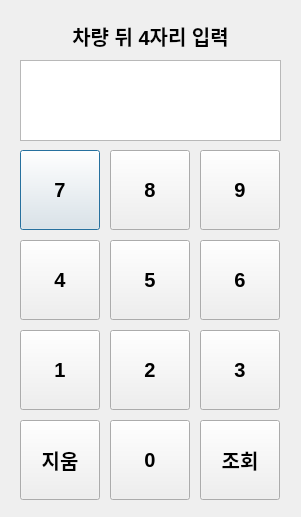
<?xml version="1.0" encoding="UTF-8"?>
<ui version="4.0">
 <class>Dialog</class>
 <widget class="QDialog" name="Dialog">
  <property name="geometry">
   <rect>
    <x>0</x>
    <y>0</y>
    <width>301</width>
    <height>517</height>
   </rect>
  </property>
  <property name="windowTitle">
   <string>Dialog</string>
  </property>
  <widget class="QTextEdit" name="car_number_text">
   <property name="geometry">
    <rect>
     <x>20</x>
     <y>60</y>
     <width>261</width>
     <height>81</height>
    </rect>
   </property>
  </widget>
  <widget class="QPushButton" name="button7">
   <property name="geometry">
    <rect>
     <x>20</x>
     <y>150</y>
     <width>80</width>
     <height>80</height>
    </rect>
   </property>
   <property name="font">
    <font>
     <pointsize>15</pointsize>
     <weight>75</weight>
     <bold>true</bold>
    </font>
   </property>
   <property name="text">
    <string>7</string>
   </property>
  </widget>
  <widget class="QLabel" name="titleB">
   <property name="geometry">
    <rect>
     <x>20</x>
     <y>20</y>
     <width>261</width>
     <height>31</height>
    </rect>
   </property>
   <property name="font">
    <font>
     <pointsize>15</pointsize>
     <weight>75</weight>
     <bold>true</bold>
    </font>
   </property>
   <property name="text">
    <string>차량 뒤 4자리 입력</string>
   </property>
   <property name="alignment">
    <set>Qt::AlignCenter</set>
   </property>
  </widget>
  <widget class="QPushButton" name="button8">
   <property name="geometry">
    <rect>
     <x>110</x>
     <y>150</y>
     <width>80</width>
     <height>80</height>
    </rect>
   </property>
   <property name="font">
    <font>
     <pointsize>15</pointsize>
     <weight>75</weight>
     <bold>true</bold>
    </font>
   </property>
   <property name="text">
    <string>8</string>
   </property>
  </widget>
  <widget class="QPushButton" name="button9">
   <property name="geometry">
    <rect>
     <x>200</x>
     <y>150</y>
     <width>80</width>
     <height>80</height>
    </rect>
   </property>
   <property name="font">
    <font>
     <pointsize>15</pointsize>
     <weight>75</weight>
     <bold>true</bold>
    </font>
   </property>
   <property name="text">
    <string>9</string>
   </property>
  </widget>
  <widget class="QPushButton" name="button6">
   <property name="geometry">
    <rect>
     <x>200</x>
     <y>240</y>
     <width>80</width>
     <height>80</height>
    </rect>
   </property>
   <property name="font">
    <font>
     <pointsize>15</pointsize>
     <weight>75</weight>
     <bold>true</bold>
    </font>
   </property>
   <property name="text">
    <string>6</string>
   </property>
  </widget>
  <widget class="QPushButton" name="button4">
   <property name="geometry">
    <rect>
     <x>20</x>
     <y>240</y>
     <width>80</width>
     <height>80</height>
    </rect>
   </property>
   <property name="font">
    <font>
     <pointsize>15</pointsize>
     <weight>75</weight>
     <bold>true</bold>
    </font>
   </property>
   <property name="text">
    <string>4</string>
   </property>
  </widget>
  <widget class="QPushButton" name="button5">
   <property name="geometry">
    <rect>
     <x>110</x>
     <y>240</y>
     <width>80</width>
     <height>80</height>
    </rect>
   </property>
   <property name="font">
    <font>
     <pointsize>15</pointsize>
     <weight>75</weight>
     <bold>true</bold>
    </font>
   </property>
   <property name="text">
    <string>5</string>
   </property>
  </widget>
  <widget class="QPushButton" name="button3">
   <property name="geometry">
    <rect>
     <x>200</x>
     <y>330</y>
     <width>80</width>
     <height>80</height>
    </rect>
   </property>
   <property name="font">
    <font>
     <pointsize>15</pointsize>
     <weight>75</weight>
     <bold>true</bold>
    </font>
   </property>
   <property name="text">
    <string>3</string>
   </property>
  </widget>
  <widget class="QPushButton" name="buttonconfirm">
   <property name="geometry">
    <rect>
     <x>200</x>
     <y>420</y>
     <width>80</width>
     <height>80</height>
    </rect>
   </property>
   <property name="font">
    <font>
     <pointsize>15</pointsize>
     <weight>75</weight>
     <bold>true</bold>
    </font>
   </property>
   <property name="text">
    <string>조회</string>
   </property>
  </widget>
  <widget class="QPushButton" name="button1">
   <property name="geometry">
    <rect>
     <x>20</x>
     <y>330</y>
     <width>80</width>
     <height>80</height>
    </rect>
   </property>
   <property name="font">
    <font>
     <pointsize>15</pointsize>
     <weight>75</weight>
     <bold>true</bold>
    </font>
   </property>
   <property name="text">
    <string>1</string>
   </property>
  </widget>
  <widget class="QPushButton" name="buttonclear">
   <property name="geometry">
    <rect>
     <x>20</x>
     <y>420</y>
     <width>80</width>
     <height>80</height>
    </rect>
   </property>
   <property name="font">
    <font>
     <pointsize>15</pointsize>
     <weight>75</weight>
     <bold>true</bold>
    </font>
   </property>
   <property name="text">
    <string>지움</string>
   </property>
  </widget>
  <widget class="QPushButton" name="button2">
   <property name="geometry">
    <rect>
     <x>110</x>
     <y>330</y>
     <width>80</width>
     <height>80</height>
    </rect>
   </property>
   <property name="font">
    <font>
     <pointsize>15</pointsize>
     <weight>75</weight>
     <bold>true</bold>
    </font>
   </property>
   <property name="text">
    <string>2</string>
   </property>
  </widget>
  <widget class="QPushButton" name="button0">
   <property name="geometry">
    <rect>
     <x>110</x>
     <y>420</y>
     <width>80</width>
     <height>80</height>
    </rect>
   </property>
   <property name="font">
    <font>
     <pointsize>15</pointsize>
     <weight>75</weight>
     <bold>true</bold>
    </font>
   </property>
   <property name="text">
    <string>0</string>
   </property>
  </widget>
 </widget>
 <resources/>
 <connections/>
</ui>
